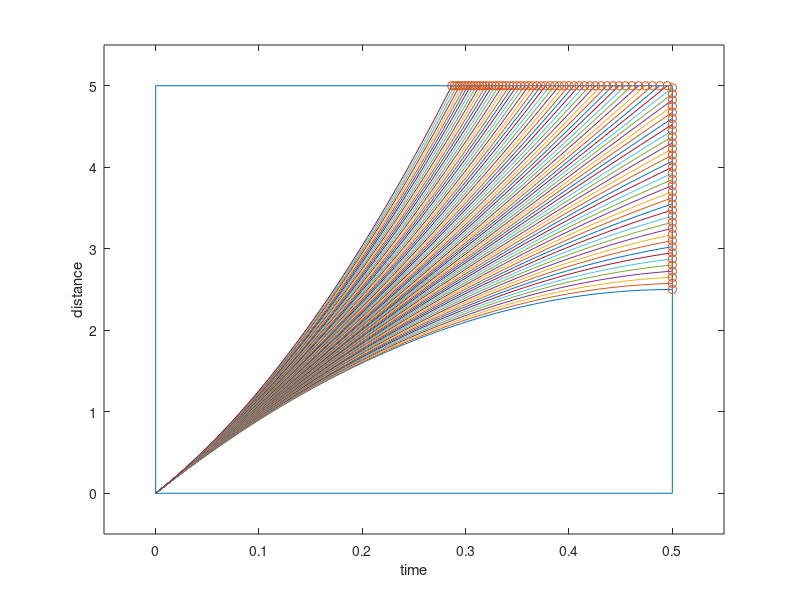

The MATLAB source for this figure:
vi = 10;

ds = 5;
dt = 0.5;
dv = 0.3;
vmax = 25;
amax = 2;


vf=0:dv:vmax;


% trajektories which achieve vf at ds
t_ds= 2*ds./(vi+vf);
a_ds= (vf-vi)./t_ds;

% trajectories which achieve vf at dt
a_dt= (vf-vi)./dt;
t_dt= 0*a_dt + dt;

% choosing of trajecotories
vx=2*ds/dt-vi;

a_ds(vf<vx)=0;
t_ds(vf<vx)=0;
a_dt(vf>=vx)=0;
t_dt(vf>=vx)=0;


ai=a_ds+a_dt;
ti=t_ds+t_dt;

% ai(ai>=amax)=-inf;
% ai(ai<=-amax)=-inf;
% ti(ai>=amax)=0;
% ti(ai<=-amax)=0;


k_plot = 50;
kti= 0:1: k_plot-1;
t_plot = kti'*ti/(k_plot-1);
t_plot = t_plot';
a_ki = repmat ( ai' , [1, k_plot]);


vi_mat= repmat(vi, [length(vf), k_plot]);
si= a_ki.*t_plot.^2./2 + vi_mat.*t_plot;

% vi_mat= repmat(vi, [length(vf),1]);
% si= transpose(ai)*t_plot.^2./2 + vi_mat*t_plot;

sk = ai.*ti.^2/2 + vi.*ti;

figure
plot ( t_plot', si' )
hold on
plot( [0 0 dt dt 0], [0 ds ds 0 0])

plot(ti, sk, 'o');

xlabel('time')
ylabel('distance')
ylim([-0.1*ds, ds*1.1])
xlim([-0.1*dt, dt*1.1])